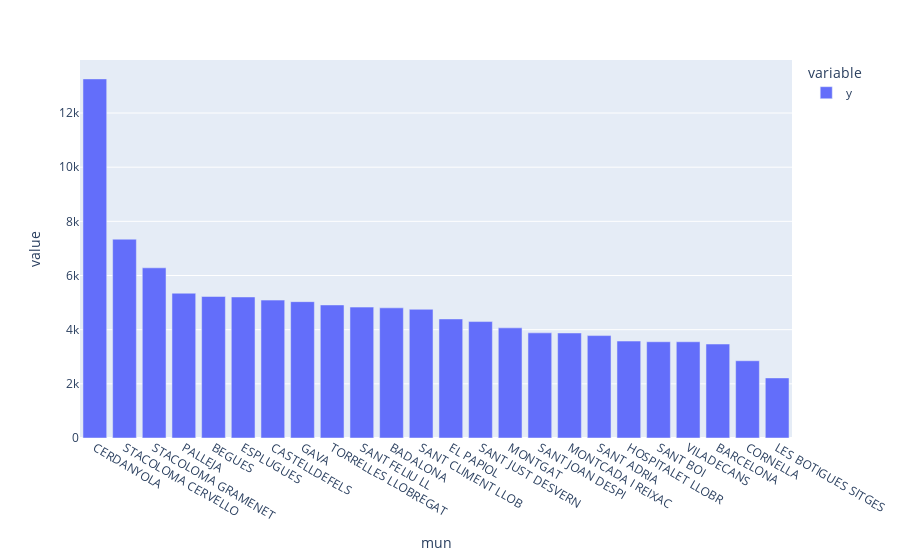

The notebook cell saved with this chart:
### Code cell
px.bar(Domestico.groupby("mun").y.mean().sort_values(ascending=False)[:])

### Figure 1 — Plotly figure (JSON) as saved in the notebook; plotly's stock layout.template omitted (floating-point values rounded to 4 significant figures)
{"data": [{"alignmentgroup": "True", "hovertemplate": "variable=y<br>mun=%{x}<br>value=%{y}<extra></extra>", "legendgroup": "y", "marker": {"color": "#636efa"}, "name": "y", "offsetgroup": "y", "orientation": "v", "showlegend": true, "textposition": "auto", "type": "bar", "x": ["CERDANYOLA", "STACOLOMA CERVELLO", "STACOLOMA GRAMENET", "PALLEJA", "BEGUES", "ESPLUGUES", "CASTELLDEFELS", "GAVA", "TORRELLES LLOBREGAT", "SANT FELIU LL", "BADALONA", "SANT CLIMENT LLOB", "EL PAPIOL", "SANT JUST DESVERN", "MONTGAT", "SANT JOAN DESPI", "MONTCADA I REIXAC", "SANT ADRIA", "HOSPITALET LLOBR", "SANT BOI", "VILADECANS", "BARCELONA", "CORNELLA", "LES BOTIGUES SITGES"], "xaxis": "x", "y": [13260.0, 7341.0, 6284.0, 5346.0, 5225.0, 5207.0, 5092.0, 5034.0, 4913.0, 4833.0, 4806.0, 4752.0, 4396.0, 4299.0, 4067.0, 3882.0, 3878.0, 3782.0, 3579.0, 3554.0, 3553.0, 3470.0, 2852.0, 2219.0], "yaxis": "y"}], "layout": {"barmode": "relative", "legend": {"title": {"text": "variable"}, "tracegroupgap": 0}, "margin": {"t": 60}, "xaxis": {"anchor": "y", "domain": [0, 1], "title": {"text": "mun"}}, "yaxis": {"anchor": "x", "domain": [0, 1], "title": {"text": "value"}}}}
